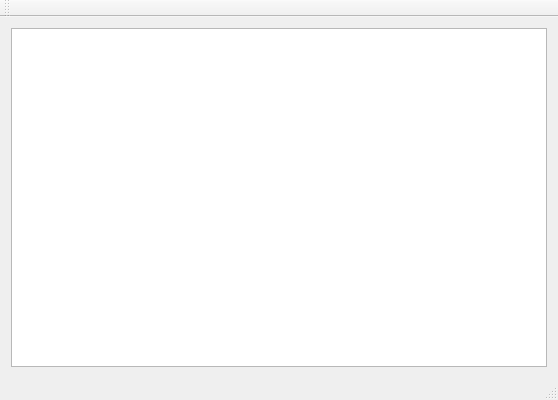
<?xml version="1.0" encoding="UTF-8"?>
<ui version="4.0">
 <class>Qraph</class>
 <widget class="QMainWindow" name="Qraph">
  <property name="geometry">
   <rect>
    <x>0</x>
    <y>0</y>
    <width>558</width>
    <height>400</height>
   </rect>
  </property>
  <property name="windowTitle">
   <string>Qraph</string>
  </property>
  <widget class="QWidget" name="centralWidget">
   <layout class="QHBoxLayout" name="horizontalLayout">
    <item>
     <widget class="QGraphicsView" name="graphicsView"/>
    </item>
   </layout>
  </widget>
  <widget class="QMenuBar" name="menuBar">
   <property name="geometry">
    <rect>
     <x>0</x>
     <y>0</y>
     <width>558</width>
     <height>21</height>
    </rect>
   </property>
  </widget>
  <widget class="QToolBar" name="mainToolBar">
   <attribute name="toolBarArea">
    <enum>TopToolBarArea</enum>
   </attribute>
   <attribute name="toolBarBreak">
    <bool>false</bool>
   </attribute>
  </widget>
  <widget class="QStatusBar" name="statusBar"/>
 </widget>
 <layoutdefault spacing="6" margin="11"/>
 <resources/>
 <connections/>
</ui>
